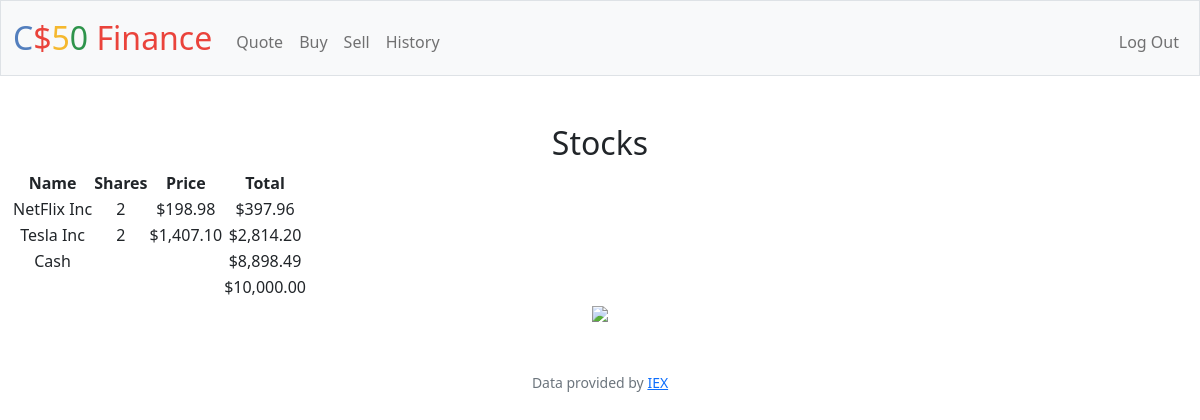
/ (signed in), run on the app's committed database.
### tables this page shows
CREATE TABLE transactions (
    user_id INTEGER NOT NULL,
    name TEXT NOT NULL,
    shares INTEGER NOT NULL,
    price NUMERIC NOT NULL,
    type TEXT NOT NULL,
    FOREIGN KEY (user_id) REFERENCES users(id)
 );

CREATE TABLE users (id INTEGER PRIMARY KEY AUTOINCREMENT NOT NULL, username TEXT NOT NULL, hash TEXT NOT NULL, cash NUMERIC NOT NULL DEFAULT 10000.00);

### app.py (the view)
@app.route("/")
@login_required
def index():
    user_id = session["user_id"]
    stocks = db.execute("SELECT name, price, shares, SUM(shares) AS total FROM transactions WHERE user_id = ? GROUP BY name", user_id)
    cash = db.execute("SELECT cash FROM users WHERE id = ?", user_id)[0]["cash"]
    grand_total = 10000
    image = "https://i.imgur.com/CsCgN7Ll.png"
    return render_template("index.html", stocks=stocks, cash=cash, grand_total=grand_total, usd=usd, image=image)

### app.py (called while the page is built)
@app.after_request
def after_request(response):
    response.headers["Cache-Control"] = "no-cache, no-store, must-revalidate"
    response.headers["Expires"] = 0
    response.headers["Pragma"] = "no-cache"
    return response

### helpers.py (called while the page is built)
def login_required(f):
    @wraps(f)
    def decorated_function(*args, **kwargs):
        if session.get("user_id") is None:
            return redirect("/login")
        return f(*args, **kwargs)
    return decorated_function

def usd(value):
    return f"${value:,.2f}"

### templates/index.html (shortened to what this page needs)
{% extends "layout.html" %}
{% block main %}
<div>
    <h2>Stocks</h2>
    <table>
        <thead>
            <tr>
                <th>Name</th>
                <th>Shares</th>
                <th>Price</th>
                <th>Total</th>
            </tr>
        </thead>
        <tbody>
            {% for stock in stocks %}
                <tr>
                    <td>{{ stock.name }}</td>
                    <td>{{ stock.total }}</td>
                    <td>{{ stock.price | usd }}</td>
                    <td>{{ (stock.total * stock.price) | usd }}</td>
                </tr>
            {% endfor %}
            <tr>
                <td>Cash</td>
                <td colspan=2></td>
                <td>{{ usd(cash) }}</td>
            </tr>
        </tbody>
        <tfoot>
            <td colspan="3"></td>
            <td>{{ usd(grand_total) }}</td>
        </tfoot>
    </table>
</div>
<img src={{ image }}>
{% endblock %}

### templates/layout.html (shortened to what this page needs)
<!DOCTYPE html>
<html lang="en">
    <head>
        <link href="https://cdn.jsdelivr.net/npm/bootstrap@5.1.3/dist/css/bootstrap.min.css" rel="stylesheet">
        <link href="/static/styles.css" rel="stylesheet">
    </head>
    <body>
        <nav class="bg-light border navbar navbar-expand-md navbar-light">
            <div class="container-fluid">
                <a class="navbar-brand" href="/"><span class="blue">C</span><span class="red">$</span><span class="yellow">5</span><span class="green">0</span> <span class="red">Finance</span></a>
                <div class="collapse navbar-collapse" id="navbar">
                    {% if session["user_id"] %}
                        <ul class="navbar-nav me-auto mt-2">
                            <li class="nav-item"><a class="nav-link" href="/quote">Quote</a></li>
                            <li class="nav-item"><a class="nav-link" href="/buy">Buy</a></li>
                            <li class="nav-item"><a class="nav-link" href="/sell">Sell</a></li>
                            <li class="nav-item"><a class="nav-link" href="/history">History</a></li>
                        </ul>
                        <ul class="navbar-nav ms-auto mt-2">
                            <li class="nav-item"><a class="nav-link" href="/logout">Log Out</a></li>
                        </ul>
                    {% else %}
                        <ul class="navbar-nav ms-auto mt-2">
                            <li class="nav-item"><a class="nav-link" href="/register">Register</a></li>
                            <li class="nav-item"><a class="nav-link" href="/login">Log In</a></li>
                        </ul>
                    {% endif %}
                </div>
            </div>
        </nav>
        <main class="container-fluid py-5 text-center">
            {% block main %}{% endblock %}
        </main>
        <footer class="mb-5 small text-center text-muted">
            Data provided by <a href="https://iexcloud.io/">IEX</a>
        </footer>
    </body>
</html>

### static/styles.css (style rules this page uses)
nav .navbar-brand { font-size: xx-large; }
nav .navbar-brand .blue { color: #537fbe; }
nav .navbar-brand .red { color: #ea433b; }
nav .navbar-brand .yellow { color: #f5b82e; }
nav .navbar-brand .green { color: #2e944b; }

### data on the page
transactions: name "Tesla Inc", total "2", price "$1,407.10", total "$2,814.20"
users: cash "$8,898.49"

### other printed values
{{ stock.name }} "NetFlix Inc"
{{ stock.total }} "2"
{{ stock.price | usd }} "$198.98"
{{ (stock.total * stock.price) | usd }} "$397.96"
{{ usd(grand_total) }} "$10,000.00"
